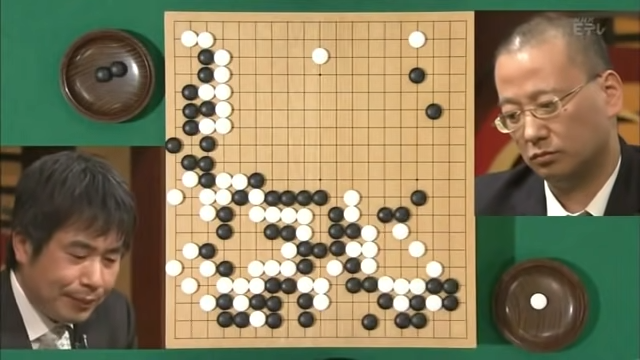
%> input picture 63rd NHK Tournament Cho Sonjin vs. Yukawa Mitsuhisa 58-32 screenshot.png, 640 x 360 px; its folder holds 4 pictures in this run
$ octave image_reading.m   (GNU Octave 9; MATLAB toolbox functions it lacks are replaced by stand-ins)
%> lines starting %> are read from the running program, lines starting %| are printed output that depends on the picture
clear;
close;
imagefiles = dir('*.png');
nfiles = length(imagefiles);    % Number of files found

for ii=1:nfiles
   currentfilename = imagefiles(ii).name;
   currentimage = imread(currentfilename);
%> currentimage is the input picture: size 360x640x3 uint8; mean R, G, B 135.3, 125, 93.5
   images{ii} = rgb2gray(currentimage);
end

%%
figure;
nfiles=5;
for ii=1:nfiles
    subplot(nfiles,1,ii);
    imshow(uint8(images{ii}));
    title(imagefiles(ii).name);
end
%> this loop made 5 passes
%> pass 1, `imshow(uint8(images{ii}));`:
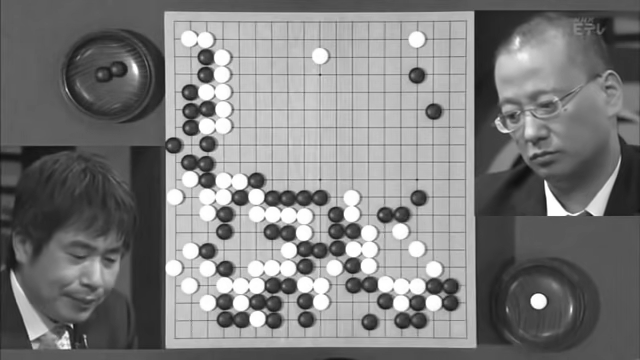
%> displayed picture: size 360x640, on the screen's scale of 0 to 255; min 15, max 255, mean 124.5
%> pass 2, `imshow(uint8(images{ii}));`:
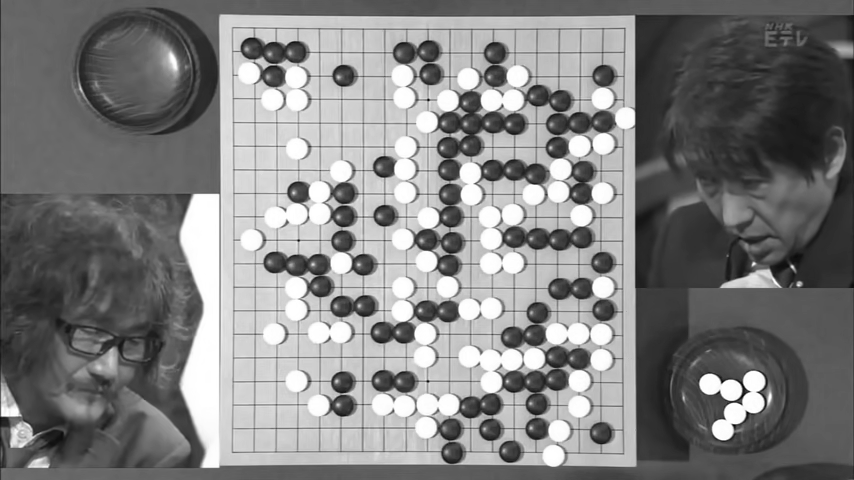
%> displayed picture: size 480x854, on the screen's scale of 0 to 255; min 0, max 255, mean 127.3
%> after the loop:
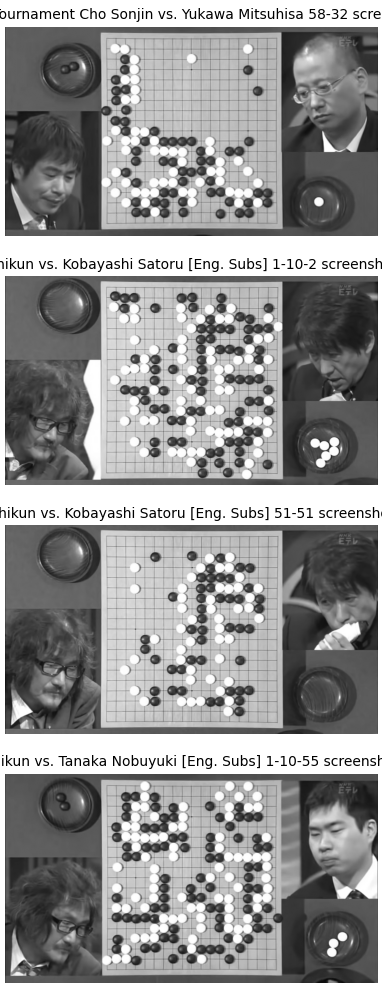
%> figure redrawn from the program's plot data, 4 panels
%%
